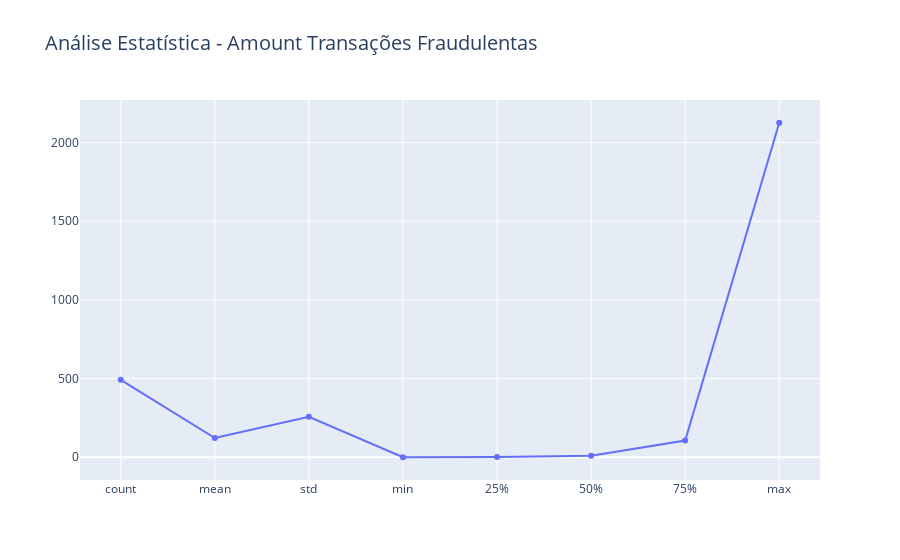

Source (notebook cell):
### Code cell
fig = go.Figure()

fig.add_trace(go.Scatter(x=df_creditcard['Amount'][df_creditcard['Class']==1].describe().index, \
                         y=df_creditcard['Amount'][df_creditcard['Class']==1].describe(), mode = 'markers+lines', name="markers+line"))
fig.update_layout(title_text ='Análise Estatística - Amount Transações Fraudulentas', title_font_size=20)

### Figure 1 — Plotly figure (JSON) as saved in the notebook; plotly's stock layout.template omitted (floating-point values rounded to 4 significant figures)
{"data": [{"mode": "markers+lines", "name": "markers+line", "type": "scatter", "x": ["count", "mean", "std", "min", "25%", "50%", "75%", "max"], "y": [492, 122.2, 256.7, 0, 1, 9.25, 105.9, 2126.0]}], "layout": {"title": {"font": {"size": 20}, "text": "Análise Estatística - Amount Transações Fraudulentas"}}}
